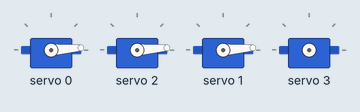
Recording of a sketch running on a simulated ESP32. Shown: 4 × servo. What the sketch prints to the serial monitor is not drawn.

Above: at 0.2 s.
At 5.0 s:
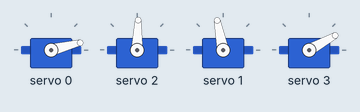
At 9.92 s:
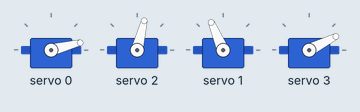
At 19.42 s:
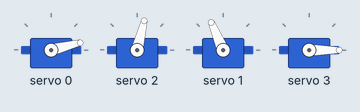
At 29.33 s:
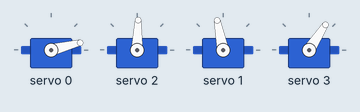
At 39.03 s:
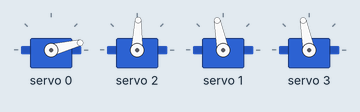
Timing chart, 0 to 40.0 s (numbered marks = the images above):
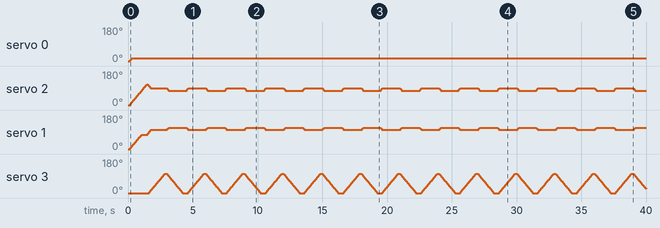

Measured:
- by itself, servo 0: 0° → 14° at 0.15 s

The sketch:

arm_control.ino
```cpp
#include <WiFi.h>
#include <Wire.h>
#include <Adafruit_PWMServoDriver.h>

Adafruit_PWMServoDriver pwm = Adafruit_PWMServoDriver(0x40);

#define SERVOMIN 90
#define SERVOMAX 560

// Servo joint IDs
#define finger_joint  0
#define hand_left_joint 2
#define hand_right_joint 1
#define elbow_joint 3

// ---- ASYNC SERVO STRUCT ----
struct ServoMotor {
  int channel;
  int currentAngle;
  int targetAngle;
  bool left;
};

ServoMotor servos[4] = {
  {finger_joint,     0, 0, true},
  {hand_left_joint,  0, 0, true},
  {hand_right_joint, 0, 0, false},
  {elbow_joint,      0, 0, true}
};

// ---- NON-BLOCKING SETTINGS ----
unsigned long lastUpdate = 0;
const int updateInterval = 30;   // ms between each step (speed)
const int angleStep = 2;         // degrees per update

// ========== MAP ANGLE TO PULSE ==========
int angleToPulse(int angle) {
  return map(angle, 0, 180, SERVOMIN, SERVOMAX);
}

// ========== SET TARGET ANGLE (ASYNC) ==========
void moveServoAsync(int channel, int angle) {
  for (int i = 0; i < 4; i++) {
    if (servos[i].channel == channel) {

      if (!servos[i].left) angle = 180 - angle;
      if (channel == elbow_joint && angle > 90) return;  // limit elbow

      servos[i].targetAngle = angle;
    }
  }
}

// ========== MAIN ASYNC SERVO UPDATER ==========
void updateServos() {
  unsigned long now = millis();
  if (now - lastUpdate < updateInterval) return;
  lastUpdate = now;

  for (int i = 0; i < 4; i++) {
    ServoMotor &s = servos[i];

    if (s.currentAngle == s.targetAngle) continue;

    if (s.currentAngle < s.targetAngle)
      s.currentAngle += angleStep;
    else
      s.currentAngle -= angleStep;

    int pulse = angleToPulse(s.currentAngle);
    pwm.setPWM(s.channel, 0, pulse);
  }
}

// ===================== SETUP ======================
void setup() {
  Serial.begin(115200);
  Wire.begin();

  pwm.begin();
  pwm.setPWMFreq(50);

  // initial positions
  moveServoAsync(finger_joint, 20);
  moveServoAsync(hand_right_joint, 110);
  moveServoAsync(hand_left_joint, 100);

  Serial.println("Async PCA9685 servo control is running!");
}

// ===================== LOOP ======================
void loop() {
  updateServos();

  // Example demo motion: elbow + hand movement
  static unsigned long timer = 0;
  static bool toggle = false;

  if (millis() - timer > 1500) {
    timer = millis();
    toggle = !toggle;

    if (toggle) {
      moveServoAsync(elbow_joint, 90);
      moveServoAsync(hand_right_joint, 90);
      moveServoAsync(hand_left_joint, 80);
    }
    else {
      moveServoAsync(elbow_joint, 0);
      moveServoAsync(hand_right_joint, 90 - 10); // 70
      moveServoAsync(hand_left_joint, 80 - 10);  // 60
    }
  }
}
```
